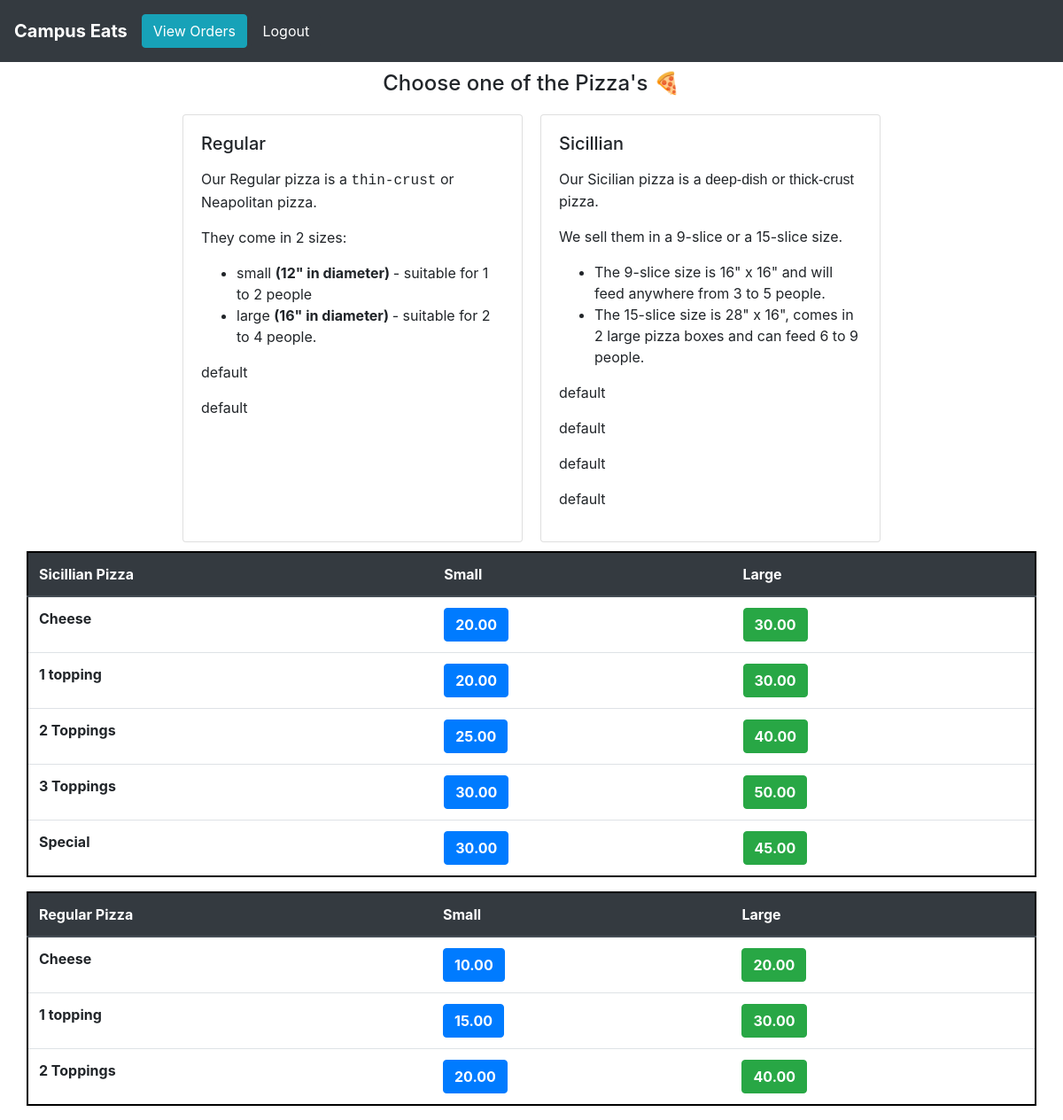
The page /Pizza (signed in) on the database its author committed.
### orders/models.py (models this page shows, shortened)
class RegularPizza(models.Model):
    pizza_choice = models.CharField(max_length=200)
    small_price = models.DecimalField(max_digits=6, decimal_places=2)
    large_price = models.DecimalField(max_digits=6, decimal_places=2)
    category_description = models.TextField() #make this the wysiwyg text field

class SicilianPizza(models.Model):
    pizza_choice = models.CharField(max_length=200)
    small_price = models.DecimalField(max_digits=6, decimal_places=2)
    large_price = models.DecimalField(max_digits=6, decimal_places=2)
    category_description = models.TextField() #make this the wysiwyg text field

### orders/views.py (the view)
# urls.py: path("Pizza", views.pizza, name="pizza"),
def pizza(request):
    if request.user.is_authenticated:
        return render(request, "orders/pizza.html", context = {"regular_pizza":RegularPizza.objects.all, "sicillian_pizza":SicilianPizza.objects.all , "toppings":Toppings.objects.all, "number_of_toppings":[1,2,3]})
    else:
        return redirect("orders:login")

### orders/models.py (called while the page is built)
    def __str__(self):
        return f"{self.topping_name}"

### orders/templates/orders/pizza.html (shortened to what this page needs)
{% extends 'orders/header.html' %}
{% block content %}
    <div class="container">
      <h4 style="margin:10px; text-align:center;"> Choose one of the Pizza's &#x1f355 </h4>
      <div class="row justify-content-center">
            <div class="card" id="regular_pizza_card" style="width: 24rem; margin:10px;">
              <div class="card-body">
                <h5 class="card-title" >Regular </h5>
                {% for pizza in regular_pizza %}
                  {% if pizza.category_description != "default" %}
                    <p class="card-text">{{ pizza.category_description | safe}}</p>
                  {% endif %}
                {% endfor %}
              </div>
            </div>
            <div class="card" id="sicillian_pizza_card" style="width: 24rem; margin:10px;">
              <div class="card-body">
                <h5 class="card-title">Sicillian </h5>
                {% for pizza in sicillian_pizza %}
                  {% if pizza.category_description != "default" %}
                    <p class="card-text">{{ pizza.category_description | safe }}</p>
                  {% endif %}
                {% endfor %}
              </div>
            </div>
      </div>
      <div class="row" >
        <table class="table" id="sicillian_pizza_table" style="border: 2px solid black">
          <thead class="thead-dark">
            <tr>
              <th scope="col">Sicillian Pizza</th>
              <th scope="col">Small</th>
              <th scope="col">Large</th>
            </tr>
          </thead>
          <tbody>
            {% for pizza in sicillian_pizza %}
              <tr>
                <th>{{pizza.pizza_choice}}</th>
                {% if forloop.counter0 in number_of_toppings %}
                  <td><button type="button" class="btn btn-primary add_to_cart"  onclick="pizza_toppings({{forloop.counter0}}, 'Small Sicillian', {{pizza.small_price}})"><strong>{{pizza.small_price}}</strong></button></td>
                  <td><button type="button" class="btn btn-success add_to_cart"  onclick="pizza_toppings({{forloop.counter0}}, 'Large Sicillian', {{pizza.large_price}})"><strong>{{pizza.large_price}}</strong></button></td>
                {% else %}
                  <td><button type="button" class="btn btn-primary add_to_cart"  onclick="add_to_cart({item_description: 'Small Sicillian Pizza - {{pizza.pizza_choice}}' , price: {{pizza.small_price}} })"><strong>{{pizza.small_price}}</strong></button></td>
                  <td><button type="button" class="btn btn-success add_to_cart"  onclick="add_to_cart({item_description: 'Large Sicillian Pizza - {{pizza.pizza_choice}}' , price: {{pizza.large_price}} })"><strong>{{pizza.large_price}}</strong></button></td>
                {% endif %}
              </tr>
            {% endfor %}
          </tbody>
        </table>
        <table class="table" id="regular_pizza_table" style="border: 2px solid black">
          <thead class="thead-dark">
            <tr>
              <th scope="col">Regular Pizza</th>
              <th scope="col">Small</th>
              <th scope="col">Large</th>
            </tr>
          </thead>
          <tbody>
            {% for pizza in regular_pizza %}
              <tr>
                <th>{{pizza.pizza_choice}}</th>
                {% if forloop.counter0 in number_of_toppings %}
                  <td><button type="button" class="btn btn-primary add_to_cart"  onclick="pizza_toppings({{forloop.counter0}}, 'Small Regular', {{pizza.small_price}})"><strong>{{pizza.small_price}}</strong></button></td>
                  <td><button type="button" class="btn btn-success add_to_cart"  onclick="pizza_toppings({{forloop.counter0}}, 'Large Regular', {{pizza.large_price}})"><strong>{{pizza.large_price}}</strong></button></td>
                {% else %}
                  <td><button type="button" class="btn btn-primary add_to_cart"  onclick="add_to_cart({item_description: 'Small Regular Pizza - {{pizza.pizza_choice}}' , price: {{pizza.small_price}} })"><strong>{{pizza.small_price}}</strong></button></td>
                  <td><button type="button" class="btn btn-success add_to_cart"  onclick="add_to_cart({item_description: 'Large Regular Pizza - {{pizza.pizza_choice}}' , price: {{pizza.large_price}} })"><strong>{{pizza.large_price}}</strong></button></td>
                {% endif %}
              </tr>
            {% endfor %}
          </tbody>
        </table>
      </div>
    </div>
{% endblock %}

### orders/templates/orders/header.html (shortened to what this page needs)
<!doctype html>
<html lang="en">
  <head>
    <link rel="stylesheet" href="https://stackpath.bootstrapcdn.com/bootstrap/4.3.1/css/bootstrap.min.css">
    <link rel="stylesheet" href="https://cdnjs.cloudflare.com/ajax/libs/font-awesome/4.7.0/css/font-awesome.min.css">
    <link href="https://cdnjs.cloudflare.com/ajax/libs/toastr.js/latest/toastr.min.css" rel="stylesheet"/>
    {% load static %}
    <link rel="stylesheet" href="{% static 'orders/main.js' %}">
  </head>
  <body>
    <nav class="navbar navbar-expand-lg navbar-dark bg-dark">
      <a class="navbar-brand" href="#"><b>Campus Eats</b></a>
      <div class="collapse navbar-collapse" id="navbarText">
        {% if user.is_authenticated %}
        <span class="navbar-text">
          <a href="/view-orders" class="btn btn-info">View Orders</a>
          <button type="button" class="btn btn-dark" onclick="logout()">Logout</button>
        </span>
        {% endif %}
      </div>
    </nav>
    {% block content %}
    {% endblock %}
  </body>
</html>

### rows shown on the page
RegularPizza: category_description "Our Regular pizza is a thin-crust or Neapolitan pizza. They come in 2 sizes: small (12\" in diameter) - suitable for 1 to 2 people large (16\" in diameter) - suitable for 2 to 4 people.", pizza_choice "Cheese", small_price "10.00", large_price "20.00"
RegularPizza: category_description "default", pizza_choice "1 topping", small_price "15.00", large_price "30.00"
RegularPizza: category_description "default", pizza_choice "2 Toppings", small_price "20.00", large_price "40.00"
SicilianPizza: category_description "Our Sicilian pizza is a deep-dish or thick-crust pizza. We sell them in a 9-slice or a 15-slice size. The 9-slice size is 16\" x 16\" and will feed anywhere from 3 to 5 people. The 15-slice size is 28\" x 16\", comes in 2 large pizza boxes and can feed 6 to 9 people.", pizza_choice "Cheese", small_price "20.00", large_price "30.00"
SicilianPizza: category_description "default", pizza_choice "1 topping", small_price "20.00", large_price "30.00"
SicilianPizza: category_description "default", pizza_choice "2 Toppings", small_price "25.00", large_price "40.00"
SicilianPizza: category_description "default", pizza_choice "3 Toppings", small_price "30.00", large_price "50.00"
SicilianPizza: category_description "default", pizza_choice "Special", small_price "30.00", large_price "45.00"
